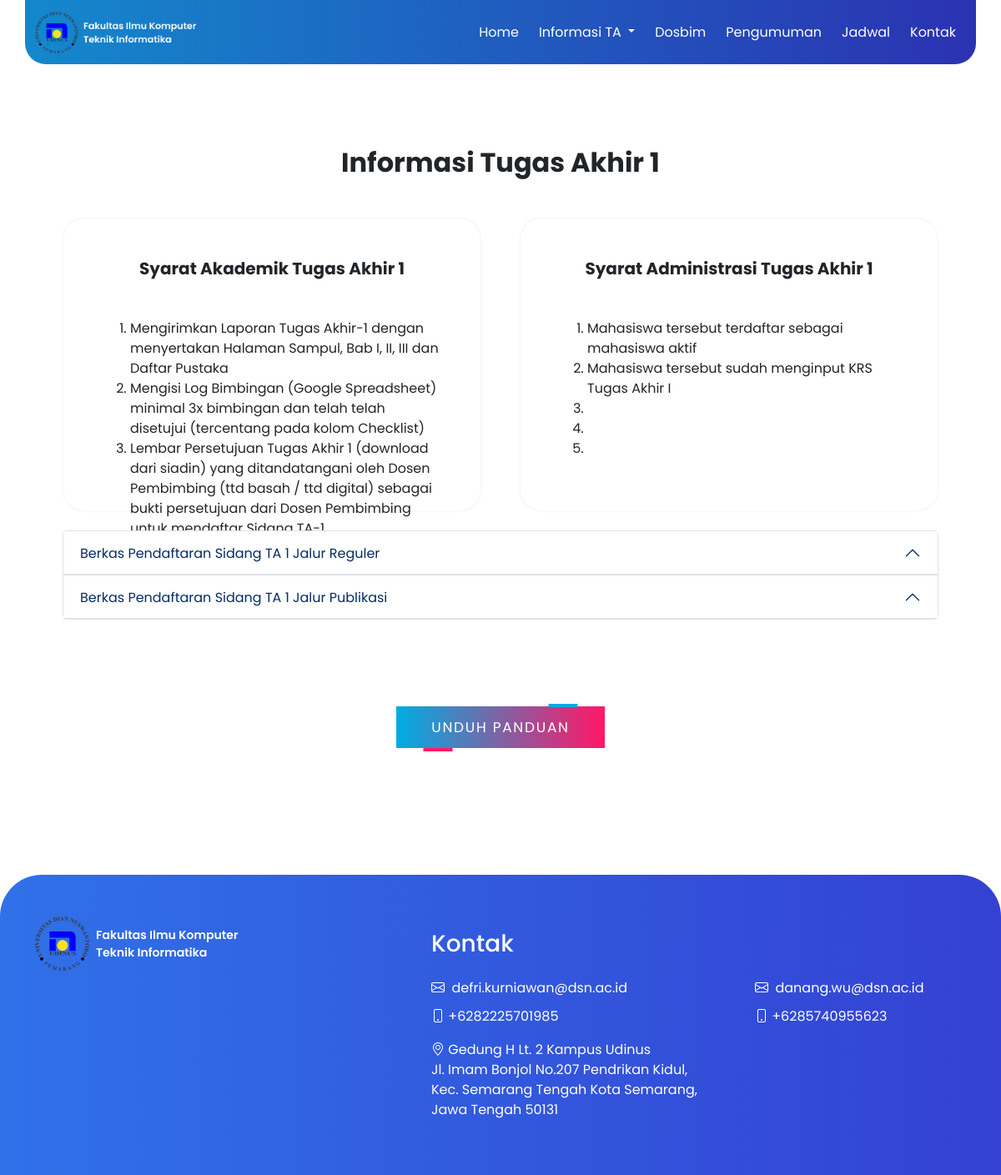
The page /index.php/dashboard/info_ta1 on the database its author committed.
### tables this page shows
CREATE TABLE `tb_informasi_ta1` (
  `id` int(11) NOT NULL,
  `berkas_reguler` text NOT NULL,
  `syarat_admin_ta1` text NOT NULL,
  `syarat_akademik_ta1` text NOT NULL,
  `berkas_publikasi` text NOT NULL
);

### application/controllers/Dashboard.php (called while the page is built, shortened)
<?php
class Dashboard extends CI_Controller
{
    public function info_ta1()
    {
        $data['info_ta1'] = $this->model_informasi->getInfoTA1();
        $this->load->view('layout/front-header');
        $this->load->view('layout/front-navbar');
        $this->load->view('front-end/info_ta1', $data);
        $this->load->view('layout/front-footer');
    }
}

### index.php (called while the page is built, shortened)
<?php
require_once BASEPATH.'core/CodeIgniter.php';

### application/models/model_informasi.php (called while the page is built, shortened)
<?php
class model_informasi extends CI_Model
{
    public function getInfoTA1()
    {
        $query = $this->db->get('tb_informasi_ta1');
        return $query->result_array();
    }
}

### application/views/front-end/info_ta1.php (the view, shortened to what this page needs)
<section class="bg-white py-5" style="margin-top: 104px; margin-bottom: 8px;">
    <div class="container px-5 ">
        <div class="row ">
            <div class="col-lg-12 ">
                <div class="text-center mb-5 mt-4">
                    <h2 class="display-7 fw-bolder mb-5 "><span class="text-gradient d-inline ">Informasi Tugas
                            Akhir 1</span></h2>
                </div>
            </div>
        </div>
    </div>
    <div class="row d-flex justify-content-center">
        <div class="col-lg-6 mx-4"
            style="width: 500px; height: 350px; border-radius: 25px; box-shadow: 0 0 3px rgba(0, 0, 0, 0.1);">
            <div class="text-center mt-5 mb-5">
                <h5 class="display-7 fw-bolder mb-3 "><span class=" d-inline ">Syarat Akademik Tugas Akhir 1</span></h5>
            </div>
            <div class="row">
                <div class="col-lg-12 px-5">
                    <ol>
                        <?php foreach ($info_ta1 as $info): ?>
                            <li>
                                <?php echo $info['syarat_akademik_ta1']; ?>
                            </li>
                        <?php endforeach; ?>
                    </ol>
                </div>
            </div>
        </div>
        <div class="col-lg-6 mx-4"
            style="width: 500px; height: 350px; border-radius: 25px; box-shadow: 0 0 3px rgba(0, 0, 0, 0.1);">
            <div class="text-center mt-5 mb-5">
                <h5 class="display-7 fw-bolder mb-3 "><span class=" d-inline ">Syarat Administrasi Tugas Akhir 1</span>
                </h5>
            </div>
            <div class="row">
                <div class="col-lg-12 px-5">
                    <ol>
                        <?php foreach ($info_ta1 as $info): ?>
                            <li>
                                <?php echo $info['syarat_admin_ta1']; ?>
                            </li>
                        <?php endforeach; ?>
                    </ol>
                </div>
            </div>
        </div>
    </div>
    <div class="d-flex justify-content-center mt-4">
        <div class="accordion" id="accordionExample" style="width: 1050px;">
            <div class="accordion-item">
                <h2 class="accordion-header" id="headingOne">
                    <button class="accordion-button bg-white" type="button" data-bs-toggle="collapse"
                        data-bs-target="#collapseOne" aria-expanded="true" aria-controls="collapseOne">
                        Berkas Pendaftaran Sidang TA 1 Jalur Reguler
                    </button>
                </h2>
            </div>
            <div class="accordion-item">
                <h2 class="accordion-header" id="headingTwo">
                    <button class="accordion-button bg-white" type="button" data-bs-toggle="collapse"
                        data-bs-target="#collapseTwo" aria-expanded="false" aria-controls="collapseTwo">
                        Berkas Pendaftaran Sidang TA 1 Jalur Publikasi
                    </button>
                </h2>
            </div>
        </div>
    </div>
</section>
<section class="bg-white py-5" style="margin-top: 8px; margin-bottom: 104px;">
    <div class="container px-5">
        <div class="row d-flex justify-content-center">
            <button class="btn-2" style="width: 250px; height: 50px;" onclick="unduhPDF()">
                <span>Unduh Panduan</span><i></i>
            </button>
        </div>
    </div>
</section>

### rows shown on the page
tb_informasi_ta1: syarat_akademik_ta1 "Mengirimkan Laporan Tugas Akhir-1 dengan menyertakan Halaman Sampul, Bab I, II, III dan Daftar Pustaka", syarat_admin_ta1 "Mahasiswa tersebut terdaftar sebagai mahasiswa aktif"
tb_informasi_ta1: syarat_akademik_ta1 "Mengisi Log Bimbingan (Google Spreadsheet) minimal 3x bimbingan dan telah telah disetujui (tercentang pada kolom Checklist)", syarat_admin_ta1 "Mahasiswa tersebut sudah menginput KRS Tugas Akhir I"
tb_informasi_ta1: syarat_akademik_ta1 "Lembar Persetujuan Tugas Akhir 1 (download dari siadin) yang ditandatangani oleh Dosen Pembimbing (ttd basah / ttd digital) sebagai bukti persetujuan dari Dosen Pembimbing untuk mendaftar Sidang TA-1"
